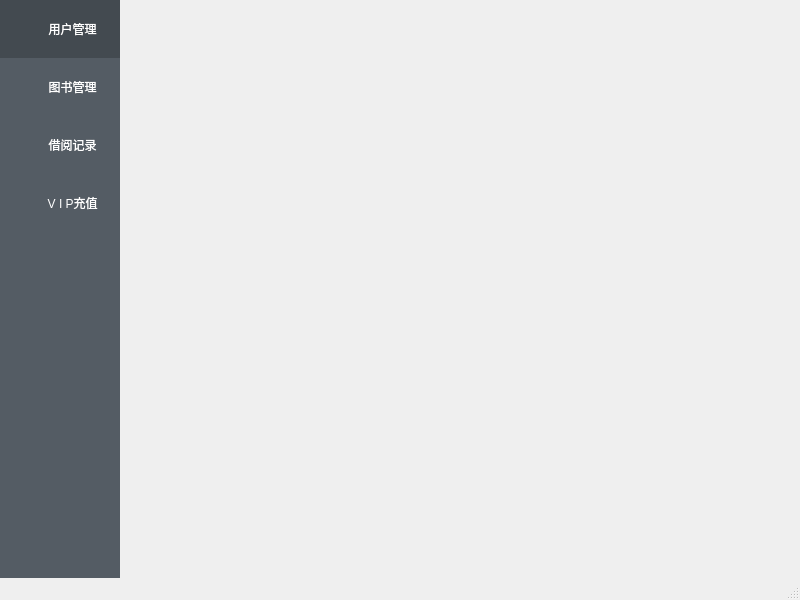
<?xml version="1.0" encoding="UTF-8"?>
<ui version="4.0">
 <class>librarymgr</class>
 <widget class="QMainWindow" name="librarymgr">
  <property name="geometry">
   <rect>
    <x>0</x>
    <y>0</y>
    <width>800</width>
    <height>600</height>
   </rect>
  </property>
  <property name="windowTitle">
   <string>图书管理系统</string>
  </property>
  <property name="styleSheet">
   <string notr="true">QPushButton[name = &quot;btn&quot;]{border-radius:4px;background-color:rgb(158, 205, 255);color:white;font-size:14px;min-height:28px;min-width:75px;padding:4px;}
QLineEdit[name = &quot;le&quot;]{border-radius:5px;min-height:24px;border:1px solid gray;min-width:250;max-width:250;}
QLabel[name = &quot;title&quot;]{font: 18px'方正姚体';}
QLabel[name = &quot;lb&quot;]{font: 14px'黑体';}
QWidget[name = &quot;bg&quot;]{background-color:white;}
</string>
  </property>
  <widget class="QWidget" name="centralwidget">
   <property name="styleSheet">
    <string notr="true">QWidget#tool {background-color:rgb(84,92,100);}
QWidget#tool QToolButton{border:none;background-color:rgb(84,92,100);color:rgb(255, 255, 255);min-height:55px;font:14px&quot;Microsoft PhagsPa&quot;;padding-left:22px;}
QWidget#tool QToolButton:checked{background-color:rgb(67,74,80);}

 </string>
   </property>
   <layout class="QGridLayout" name="gridLayout_2">
    <property name="leftMargin">
     <number>0</number>
    </property>
    <property name="topMargin">
     <number>0</number>
    </property>
    <property name="rightMargin">
     <number>0</number>
    </property>
    <property name="bottomMargin">
     <number>0</number>
    </property>
    <property name="spacing">
     <number>0</number>
    </property>
    <item row="0" column="0">
     <widget class="QWidget" name="tool" native="true">
      <property name="minimumSize">
       <size>
        <width>120</width>
        <height>0</height>
       </size>
      </property>
      <property name="maximumSize">
       <size>
        <width>120</width>
        <height>16777215</height>
       </size>
      </property>
      <layout class="QGridLayout" name="gridLayout">
       <property name="leftMargin">
        <number>0</number>
       </property>
       <property name="topMargin">
        <number>0</number>
       </property>
       <property name="rightMargin">
        <number>0</number>
       </property>
       <property name="bottomMargin">
        <number>0</number>
       </property>
       <property name="spacing">
        <number>0</number>
       </property>
       <item row="4" column="0">
        <spacer name="verticalSpacer">
         <property name="orientation">
          <enum>Qt::Orientation::Vertical</enum>
         </property>
         <property name="sizeHint" stdset="0">
          <size>
           <width>20</width>
           <height>40</height>
          </size>
         </property>
        </spacer>
       </item>
       <item row="1" column="0">
        <widget class="QToolButton" name="btn_book">
         <property name="sizePolicy">
          <sizepolicy hsizetype="Expanding" vsizetype="Fixed">
           <horstretch>0</horstretch>
           <verstretch>0</verstretch>
          </sizepolicy>
         </property>
         <property name="text">
          <string> 图书管理</string>
         </property>
         <property name="icon">
          <iconset resource="../resource/res.qrc">
           <normaloff>:/mg1.svg</normaloff>:/mg1.svg</iconset>
         </property>
         <property name="checkable">
          <bool>true</bool>
         </property>
         <property name="toolButtonStyle">
          <enum>Qt::ToolButtonStyle::ToolButtonTextBesideIcon</enum>
         </property>
         <attribute name="buttonGroup">
          <string notr="true">buttonGroup</string>
         </attribute>
        </widget>
       </item>
       <item row="2" column="0">
        <widget class="QToolButton" name="btn_record">
         <property name="sizePolicy">
          <sizepolicy hsizetype="Expanding" vsizetype="Fixed">
           <horstretch>0</horstretch>
           <verstretch>0</verstretch>
          </sizepolicy>
         </property>
         <property name="text">
          <string> 借阅记录</string>
         </property>
         <property name="icon">
          <iconset resource="../resource/res.qrc">
           <normaloff>:/mg2.svg</normaloff>:/mg2.svg</iconset>
         </property>
         <property name="checkable">
          <bool>true</bool>
         </property>
         <property name="toolButtonStyle">
          <enum>Qt::ToolButtonStyle::ToolButtonTextBesideIcon</enum>
         </property>
         <attribute name="buttonGroup">
          <string notr="true">buttonGroup</string>
         </attribute>
        </widget>
       </item>
       <item row="3" column="0">
        <widget class="QToolButton" name="btn_vip">
         <property name="sizePolicy">
          <sizepolicy hsizetype="Expanding" vsizetype="Fixed">
           <horstretch>0</horstretch>
           <verstretch>0</verstretch>
          </sizepolicy>
         </property>
         <property name="text">
          <string> V I P充值</string>
         </property>
         <property name="icon">
          <iconset resource="../resource/res.qrc">
           <normaloff>:/vip.svg</normaloff>:/vip.svg</iconset>
         </property>
         <property name="checkable">
          <bool>true</bool>
         </property>
         <property name="toolButtonStyle">
          <enum>Qt::ToolButtonStyle::ToolButtonTextBesideIcon</enum>
         </property>
         <attribute name="buttonGroup">
          <string notr="true">buttonGroup</string>
         </attribute>
        </widget>
       </item>
       <item row="0" column="0">
        <widget class="QToolButton" name="btn_user">
         <property name="sizePolicy">
          <sizepolicy hsizetype="Expanding" vsizetype="Fixed">
           <horstretch>0</horstretch>
           <verstretch>0</verstretch>
          </sizepolicy>
         </property>
         <property name="text">
          <string> 用户管理</string>
         </property>
         <property name="icon">
          <iconset resource="../resource/res.qrc">
           <normaloff>:/mg4.svg</normaloff>:/mg4.svg</iconset>
         </property>
         <property name="checkable">
          <bool>true</bool>
         </property>
         <property name="checked">
          <bool>true</bool>
         </property>
         <property name="toolButtonStyle">
          <enum>Qt::ToolButtonStyle::ToolButtonTextBesideIcon</enum>
         </property>
         <attribute name="buttonGroup">
          <string notr="true">buttonGroup</string>
         </attribute>
        </widget>
       </item>
      </layout>
     </widget>
    </item>
    <item row="0" column="1">
     <widget class="QStackedWidget" name="stackedWidget"/>
    </item>
   </layout>
  </widget>
  <widget class="QStatusBar" name="statusBar"/>
 </widget>
 <resources>
  <include location="../resource/res.qrc"/>
 </resources>
 <connections/>
 <buttongroups>
  <buttongroup name="buttonGroup"/>
 </buttongroups>
</ui>
